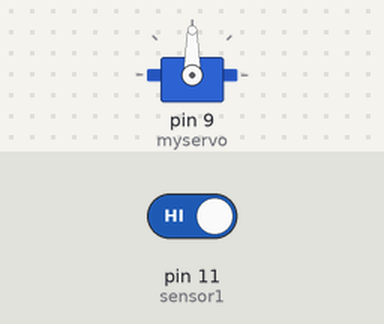
Recording of a sketch running on a simulated Arduino Uno, built with avr-gcc and run on an emulated ATmega328P. Shown: servo. The test bench sets the inputs (shaded band); at power-on: pin 11 (sensor1) HIGH.

Above: at 1.2 s.
1.3 s: pin 11 (sensor1) driven LOW
At 2.5 s:
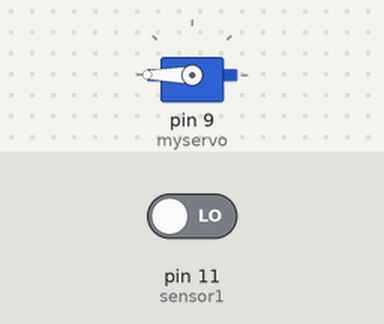
2.8 s: pin 11 (sensor1) driven HIGH
At 3.9 s:
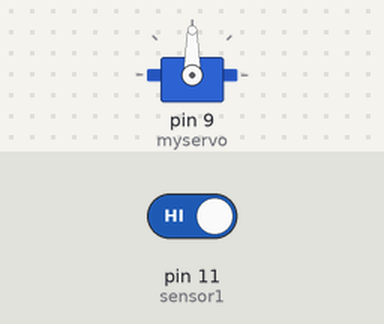
Timing chart, 0 to 5.8 s (numbered marks = the images above; inputs shaded):
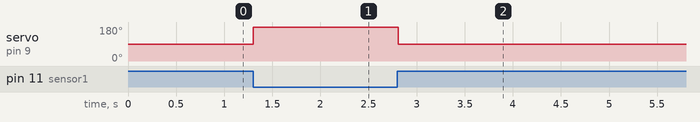

The sketch:

servo_PIR.ino
```cpp
#include <Servo.h>

Servo myservo;
#define sensor1 11
#define sensor2 12
int val;
int pos = 90;
void setup() {
  myservo.attach(9);
  pinMode(sensor1, INPUT);
  pinMode(sensor2, INPUT);
}

void loop() {
  int sensorOutput1 = digitalRead(sensor1);
  int sensorOutput2 = digitalRead(sensor1);

  if (sensorOutput1 == LOW) {
  //for ( pos <= 180; pos++) {
    myservo.write(180);
    delay(15);
  }

  else if (sensorOutput2 == LOW) {
   // for (pos >= 0; pos--; ) {
  myservo.write(0);
  delay(15);
  }
  else myservo.write(pos);

}
```

Measured:
- after the input at 1.3 s, servo on pin 9 (myservo): 90° → 180° at once
- after the input at 2.8 s, servo on pin 9 (myservo): 180° → 90° at once
